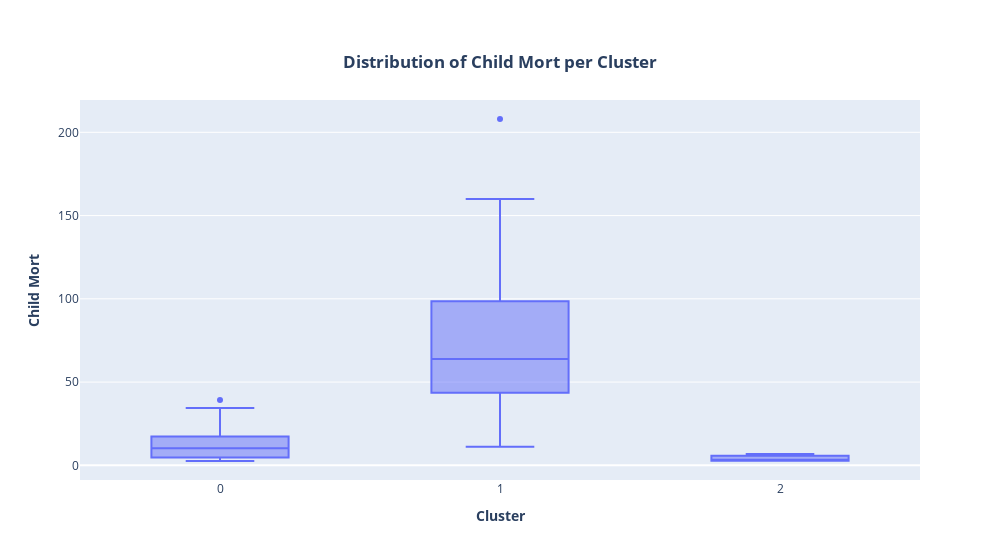

Notebook cell for this chart:
### Markdown cell above
Based on the correlation heatmap, countries in cluster 1 are in the lower end in terms of GDP per capita as well.

### Code cell
# Distribution of Child Mortality per Cluster
box_plot_cluster_vs_feature(kmeans_df, column="child_mort")

### Figure 1 — Plotly figure (JSON) as saved in the notebook; plotly's stock layout.template omitted (floating-point values rounded to 4 significant figures; data arrays with more than 128 entries replaced by an {"elided": "..."} marker saying what was removed)
{"data": [{"alignmentgroup": "True", "hovertemplate": "cluster=%{x}<br>child_mort=%{y}<extra></extra>", "legendgroup": "", "marker": {"color": "#636efa"}, "name": "", "notched": false, "offsetgroup": "", "orientation": "v", "showlegend": false, "type": "box", "x": {"elided": "167 int values"}, "x0": " ", "xaxis": "x", "y": {"elided": "167 float values"}, "y0": " ", "yaxis": "y"}], "layout": {"boxmode": "group", "legend": {"tracegroupgap": 0}, "title": {"text": "<b>Distribution of Child Mort per Cluster</b>", "x": 0.5, "xanchor": "center", "y": 0.9, "yanchor": "top"}, "width": 1000, "xaxis": {"anchor": "y", "domain": [0, 1], "title": {"text": "<b>Cluster</b>"}}, "yaxis": {"anchor": "x", "domain": [0, 1], "title": {"text": "<b>Child Mort</b>"}}}}
